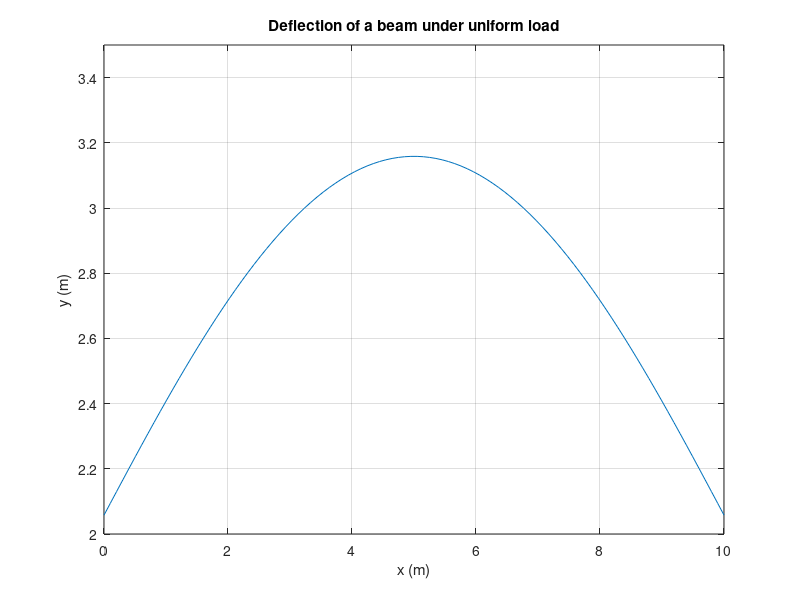

MATLAB code to generate this figure:
%% Question --> 08
clear; close all; clc;
format compact;

% Define the given parameters
L = 10;     % Length of the beam (m)
W = 200;    % Load intensity (N/m)
T = 1100;   % Tension (N)
EI = 12450; % Moment of inertia (N.m^2)

% Calculate the value of a
a = sqrt(T/EI);

% Define the range of x values
x = linspace(0, L);

% Calculate the corresponding y values using the given formula
y = (W*EI/T^2) * ((cosh(a*(L/2-x))) / (cosh(a*L/2))) + (W*x.*(L-x)/(2*T));

% Plot the graph of y against x
plot(x, y),xlabel('x (m)'), ylabel('y (m)'),grid on;
axis([0 10 2 3.5]);
title('Deflection of a beam under uniform load');
